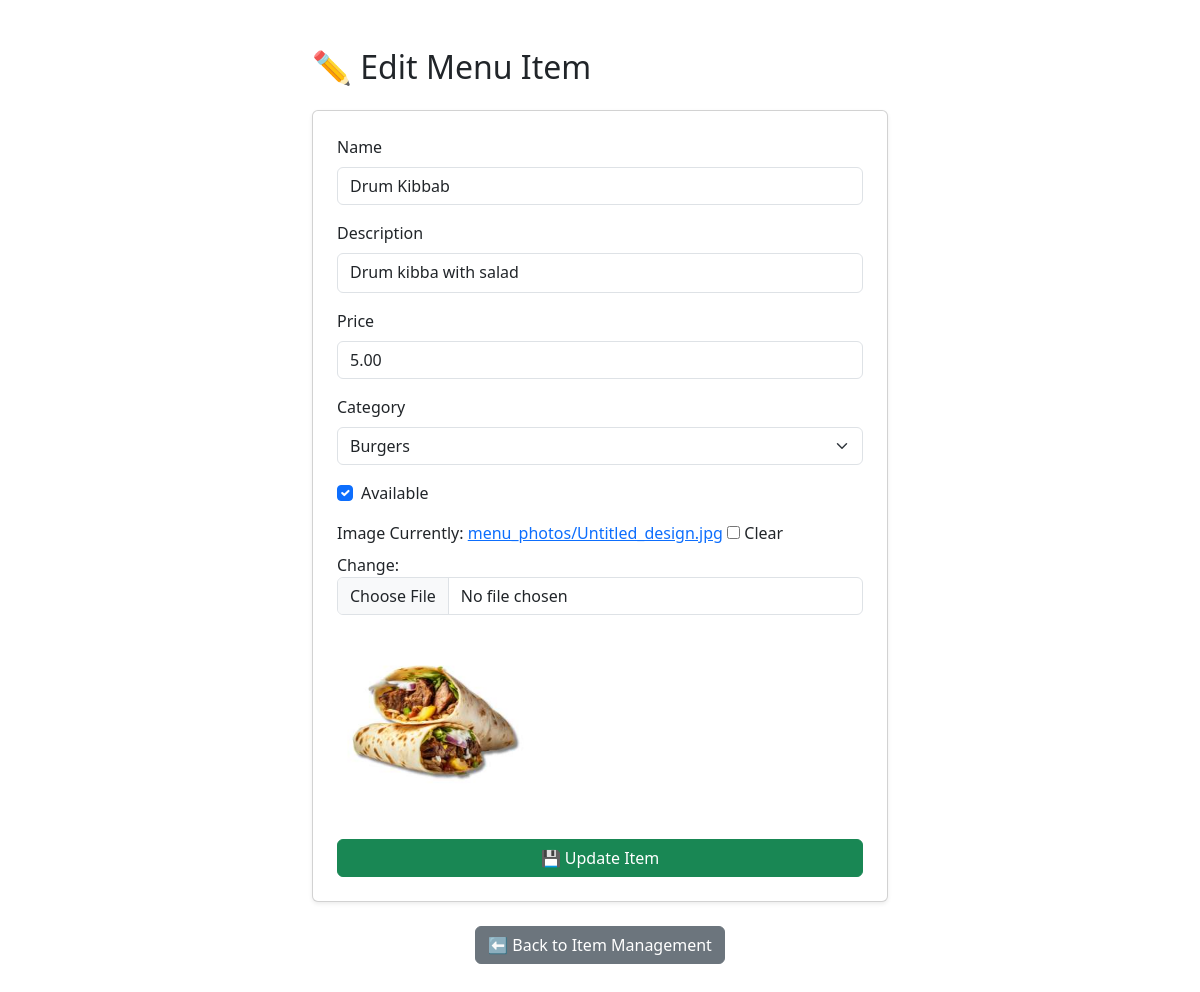
The app's page /edit-item/2/ with its own data.
### qrmenu/models.py (models this page shows, shortened)
class MenuItem(models.Model):
    name = models.CharField(max_length=50)
    description = models.TextField(max_length=50)
    price = models.DecimalField(max_digits=10, decimal_places=2)
    available = models.BooleanField(default=True)
    image = models.ImageField(upload_to='menu_photos/', blank=True, null=True)  # NEW
    category = models.ForeignKey(Category, on_delete=models.CASCADE)

### qrmenu/views.py (the view)
# urls.py: path('edit-item/<int:id>/', views.edit_item, name='edit_item'),
def edit_item(request, id):
    item = get_object_or_404(MenuItem, id=id)
    if request.method == 'POST':
        form = MenuItemForm(request.POST, request.FILES, instance=item)
        if form.is_valid():
            form.save()
            return redirect('item_management')
    else:
        form = MenuItemForm(instance=item)
    return render(request, 'qrmenu/edit_item.html', {'form': form, 'item': item})

### qrmenu/forms.py
class MenuItemForm(forms.ModelForm):
    class Meta:
        model = MenuItem
        fields = ['name', 'description', 'price', 'available', 'image', 'category']

### qrmenu/models.py (called while the page is built)
    def __str__(self):
        return self.name

### qrmenu/templates/qrmenu/edit_item.html (shortened to what this page needs)
{% load static %}
{% load widget_tweaks %}
<!DOCTYPE html>
<html lang="en">
<head>
    <link href="https://cdn.jsdelivr.net/npm/bootstrap@5.3.0/dist/css/bootstrap.min.css" rel="stylesheet">
</head>
<body>
<div class="container my-5" style="max-width: 600px;">
    <h2 class="mb-4">✏️ Edit Menu Item</h2>
    <form method="post" enctype="multipart/form-data" class="card p-4 shadow-sm">
        <div class="mb-3">
            <label for="id_name" class="form-label">Name</label>
            {{ form.name|add_class:"form-control" }}
        </div>
        <div class="mb-3">
            <label for="id_description" class="form-label">Description</label>
            {{ form.description|add_class:"form-control small-textarea" }}
        </div>
        <div class="mb-3">
            <label for="id_price" class="form-label">Price</label>
            {{ form.price|add_class:"form-control" }}
        </div>
        <div class="mb-3">
            <label for="id_category" class="form-label">Category</label>
            {{ form.category|add_class:"form-select" }}
        </div>
        <div class="mb-3 form-check">
            {{ form.available|add_class:"form-check-input" }}
            <label class="form-check-label" for="id_available">Available</label>
        </div>
        <div class="mb-3">
            <label for="id_image" class="form-label">Image</label>
            {{ form.image|add_class:"form-control" }}
            {% if form.instance.image %}
                <div class="mt-2">
                    <img src="{{ form.instance.image.url }}" alt="{{ form.instance.name }}" style="max-width: 200px; max-height: 200px;">
                </div>
            {% endif %}
        </div>
        <button type="submit" class="btn btn-success w-100">💾 Update Item</button>
    </form>
           <div class="mt-4 d-flex justify-content-center">
        <a href="{% url 'item_management' %}" class="btn btn-secondary">⬅️ Back to Item Management</a>
    </div>
</div>
</body>
</html>

### qrmenu/templates/qrmenu/edit_item.html (style rules this page uses)
.small-textarea { height: 40px !important; resize: none; }

### records on screen
MenuItem: name "Drum Kibbab", description "Drum kibba with salad", price "5.00", category "Burgers", available "☑", instance.image (picture)
